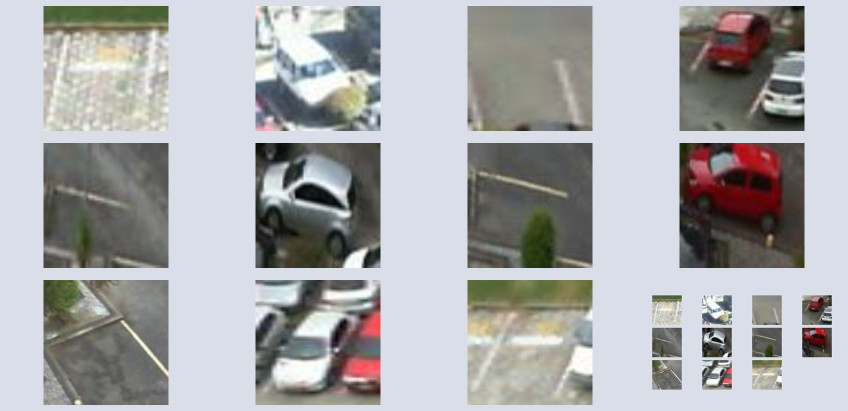
#> input picture samples/parkvision_12_slot_test.png, 1696 x 822 px (shown at 1/2 size); its folder holds only this picture in this run
$ python -i automatic_parking.py   (imports and definitions only)
#> lines starting #> are read from the running program, lines starting #| are printed output that depends on the picture; after the words box and inside, x2 and y2 are one past the last pixel; in counts of white or black regions, pixels touching at a corner belong together
"""Automatic vehicle detection and parking-space inference.

The detector uses a COCO-pretrained Ultralytics YOLO model to locate road
vehicles.  Parking rows and empty gaps are inferred from the detected vehicle
centres, so the upload does not require a hand-written slot map.
"""
from __future__ import annotations

from dataclasses import dataclass
from pathlib import Path
from typing import Any

import numpy as np

from core import SlotPrediction


COCO_VEHICLE_CLASSES = {2, 3, 5, 7}
DOTA_VEHICLE_CLASSES = {9, 10}  # large-vehicle, small-vehicle in aerial DOTA


@dataclass(frozen=True)
class VehicleDetection:
    box: tuple[float, float, float, float]
    confidence: float
    class_name: str


def _projection_lines(mask: np.ndarray, vertical: bool) -> list[int]:
    """Return clustered bright-line coordinates from a binary paint mask."""
    length = mask.shape[0] if vertical else mask.shape[1]
    projection = mask.sum(axis=0 if vertical else 1) / 255.0
    kernel = max(3, int((mask.shape[1] if vertical else mask.shape[0]) * 0.004))
    smoothed = np.convolve(projection, np.ones(kernel) / kernel, mode="same")
    indices = np.flatnonzero(smoothed > max(0.34 * length, np.percentile(smoothed, 90)))
    groups: list[list[int]] = []
    for value in indices.tolist():
        if not groups or value - groups[-1][-1] > max(4, kernel * 2):
            groups.append([value])
        else:
            groups[-1].append(value)
    return [round(float(np.mean(group))) for group in groups if len(group) >= 2]


def _line_pairs(lines: list[int], dimension: int) -> list[tuple[int, int]]:
    """Merge double painted edges and convert boundaries to regular bays."""
    lines = [value for value in sorted(lines) if 0.03 * dimension < value < 0.97 * dimension]
    if len(lines) < 2:
        return []
    raw_gaps = np.diff(lines)
    large_gap = float(np.percentile(raw_gaps, 70))
    merge_distance = max(5.0, min(0.055 * dimension, 0.28 * large_gap))
    groups: list[list[int]] = [[lines[0]]]
    for value in lines[1:]:
        if value - groups[-1][-1] <= merge_distance:
            groups[-1].append(value)
        else:
            groups.append([value])
    boundaries = [round(float(np.mean(group))) for group in groups]
    # Remove a bright car/body edge that divides one otherwise regular bay.
    changed = True
    while changed and len(boundaries) >= 4:
        changed = False
        gaps = np.diff(boundaries)
        typical = float(np.percentile(gaps, 70))
        for index in range(1, len(boundaries) - 1):
            left_gap, right_gap = boundaries[index] - boundaries[index - 1], boundaries[index + 1] - boundaries[index]
            if left_gap < 0.68 * typical and right_gap < 0.68 * typical and 0.72 * typical < left_gap + right_gap < 1.32 * typical:
                boundaries.pop(index)
                changed = True
                break
    pairs = list(zip(boundaries, boundaries[1:]))
    widths = [right - left for left, right in pairs]
    if not widths:
        return []
    median_width = float(np.median(widths))
    return [(left, right) for left, right in pairs if 0.55 * median_width <= right - left <= 1.65 * median_width]


def infer_marked_parking_spaces(image: np.ndarray, occupancy_model: Any | None = None) -> tuple[list[SlotPrediction], dict[str, Any]]:
    """Detect a regular painted parking grid and classify its bays visually."""
    import cv2

    height, width = image.shape[:2]
    hsv = cv2.cvtColor(image, cv2.COLOR_RGB2HSV)
    paint = cv2.inRange(hsv, (0, 0, 135), (180, 72, 255))
    paint = cv2.morphologyEx(paint, cv2.MORPH_CLOSE, np.ones((3, 3), np.uint8))
    y_pairs = _line_pairs(_projection_lines(paint, False), height)
    global_x_pairs = _line_pairs(_projection_lines(paint, True), width)
    if len(y_pairs) < 1:
        return [], {"rows": 0, "vehicles": 0, "inferred_empty": 0, "reliability": "Insufficient evidence", "engine": "painted-grid"}

    measurements: list[float] = []
    crops: list[np.ndarray] = []
    geometry: list[tuple[int, int, int, int]] = []
    row_columns: list[int] = []
    edges = cv2.Canny(cv2.cvtColor(image, cv2.COLOR_RGB2GRAY), 50, 135)
    for top, bottom in y_pairs:
        row_height = bottom - top
        lines = cv2.HoughLinesP(
            edges[top:bottom], 1, np.pi / 360, threshold=max(22, row_height // 3),
            minLineLength=max(28, round(row_height * .62)), maxLineGap=max(8, row_height // 10),
        )
        x_lines: list[int] = []
        if lines is not None:
            for x1, y1, x2, y2 in lines[:, 0]:
                dx, dy = abs(int(x2) - int(x1)), abs(int(y2) - int(y1))
                if dy > 3 * max(1, dx) and dy >= .62 * row_height:
                    x_lines.append(round((int(x1) + int(x2)) / 2))
        row_pairs = global_x_pairs if len(global_x_pairs) >= 2 else _line_pairs(x_lines, width)
        row_columns.append(len(row_pairs))
        for left, right in row_pairs:
            pad_x, pad_y = round((right - left) * .20), round((bottom - top) * .12)
            center = image[top + pad_y:bottom - pad_y, left + pad_x:right - pad_x]
            if center.size == 0:
                continue
            gray = cv2.cvtColor(center, cv2.COLOR_RGB2GRAY)
            measurements.append(float(gray.std()))
            crops.append(center)
            geometry.append((left, top, right, bottom))
    if len(geometry) < 4 or len(geometry) > 80:
        return [], {"rows": 0, "vehicles": 0, "inferred_empty": 0, "reliability": "Insufficient evidence", "engine": "painted-grid"}

    low, high = float(min(measurements)), float(max(measurements))
    # Empty asphalt bays are nearly uniform; even dark cars add edges and
    # grayscale variation. Keep the threshold near the empty cluster rather
    # than halfway toward bright white vehicles.
    threshold = max(12.0, low + 0.12 * (high - low))
    learned_probabilities = None
    if occupancy_model is not None:
        from parking_classifier import batch_features
        learned_probabilities = occupancy_model.predict_proba(batch_features(crops))[:, 1]
    results: list[SlotPrediction] = []
    occupied_count = 0
    geometry_index = 0
    for row, column_count in enumerate(row_columns, 1):
        for column in range(1, column_count + 1):
            (left, top, right, bottom), variation = geometry[geometry_index], measurements[geometry_index]
            geometry_index += 1
            probability = float(learned_probabilities[geometry_index - 1]) if learned_probabilities is not None else None
            occupied = probability >= .5 if probability is not None else variation >= threshold
            occupied_count += int(occupied)
            if probability is not None:
                confidence = probability if occupied else 1.0 - probability
            else:
                distance = min(0.27, abs(variation - threshold) / 45.0)
                confidence = 0.70 + distance
            results.append(SlotPrediction(
                slot_id=f"R{row:02d}-S{column:02d}", status="Occupied" if occupied else "Available",
                confidence=confidence, occupied_probability=confidence if occupied else 1.0 - confidence,
                points=[[left / width, top / height], [right / width, top / height],
                        [right / width, bottom / height], [left / width, bottom / height]],
            ))
    return results, {
        "rows": len(y_pairs), "vehicles": occupied_count,
        "inferred_empty": len(results) - occupied_count,
        "reliability": "Strong" if len(results) >= 6 else "Limited",
        "engine": "PKLot trained classifier" if occupancy_model is not None else "painted-grid heuristic",
    }


# [271 lines left out: functions analyse_calibrated_grid, load_yolo, detect_parking_spaces, detect_vehicles, _cluster_rows, infer_parking_spaces and 1 more, not called in this run]

>>> import cv2
>>> picture = cv2.cvtColor(cv2.imread('samples/parkvision_12_slot_test.png'), cv2.COLOR_BGR2RGB)
>>> result = infer_marked_parking_spaces(picture)
#> in infer_marked_parking_spaces, `hsv = cv2.cvtColor(image, cv2.COLOR_RGB2HSV)`: hsv: shape (822, 1696, 3); mean H, S, V 78.6, 28, 177.8
#> in infer_marked_parking_spaces, `paint = cv2.inRange(hsv, (0, 0, 135), (180, 72, 255))`:
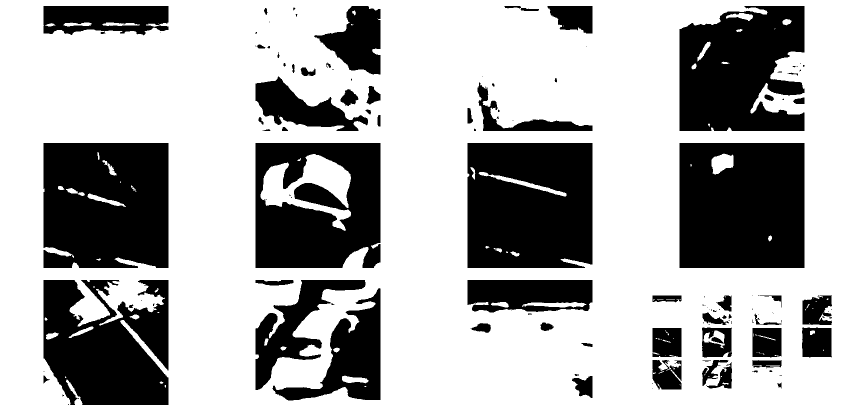
#> paint: shape (822, 1696) (shown at 1/2 size); 67.9% white; 131 black regions (68 under 20 px), largest, box (x1, y1, x2, y2) and area: (1359, 286, 1609, 536) 61113, (935, 286, 1185, 536) 60374, (87, 286, 337, 536) 60002
#> in infer_marked_parking_spaces, `paint = cv2.morphologyEx(paint, cv2.MORPH_CLOSE, np.ones((3, 3), np.ui..`:
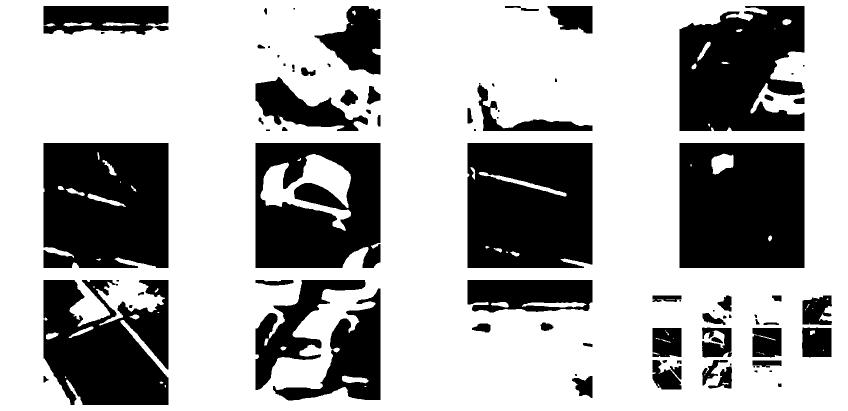
#> paint: shape (822, 1696) (shown at 1/2 size); 68% white; 86 black regions (19 under 20 px), largest, box (x1, y1, x2, y2) and area: (1359, 286, 1609, 536) 61112, (935, 286, 1185, 536) 60365, (87, 286, 337, 536) 59960
#> in _projection_lines, `projection = mask.sum(axis=0 if vertical else 1) / 255.0`: projection = 822 values, max 1696 at index 0, min 696 at index 286, mean 1153.5
#> in _projection_lines, `smoothed = np.convolve(projection, np.ones(kernel) / kernel, mode="sam..`: smoothed = 822 values, max 1696 at index 1, min 696 at index 287, mean 1152.1
#> in _projection_lines, `indices = np.flatnonzero(smoothed > max(0.34 * length, np.percentile(s..`: indices = 83 values from 1 to 820
#> the loop in _projection_lines, `for value in indices.tolist():` made 83 passes
#> value on passes 12 to 23: 151, 152, 153, 154, 155, 156, 157, 262, 263, 264, 265, 266
#> after the loop in _projection_lines, `for value in indices.tolist():`: groups = 5 items
#> in _line_pairs, `lines = [value for value in sorted(lines) if 0.03 * dimension < value ..`: lines = [154, 273, 548]
#> in _line_pairs, `raw_gaps = np.diff(lines)`: raw_gaps = [119, 275]
#> in _line_pairs, `large_gap = float(np.percentile(raw_gaps, 70))`: large_gap = 228.2
#> in _line_pairs, `merge_distance = max(5.0, min(0.055 * dimension, 0.28 * large_gap))`: merge_distance = 45.21
#> in _line_pairs, `groups: list[list[int]] = [[lines[0]]]`: groups = [[154]]
#> the loop in _line_pairs, `for value in lines[1:]:` made 2 passes
#> value on passes 1 to 2: 273, 548
#> after the loop in _line_pairs, `for value in lines[1:]:`: groups = [[154], [273], [548]]
#> in _line_pairs, `boundaries = [round(float(np.mean(group))) for group in groups]`: boundaries = [154, 273, 548]
#> in _line_pairs, `pairs = list(zip(boundaries, boundaries[1:]))`: pairs = [(154, 273), (273, 548)]
#> in _line_pairs, `widths = [right - left for left, right in pairs]`: widths = [119, 275]
#> in _line_pairs, `median_width = float(np.median(widths))`: median_width = 197
#> in infer_marked_parking_spaces, `y_pairs = _line_pairs(_projection_lines(paint, False), height)`: y_pairs = [(154, 273), (273, 548)]
#> in infer_marked_parking_spaces, `global_x_pairs = _line_pairs(_projection_lines(paint, True), width)`: global_x_pairs = []
#> in infer_marked_parking_spaces, `edges = cv2.Canny(cv2.cvtColor(image, cv2.COLOR_RGB2GRAY), 50, 135)`:
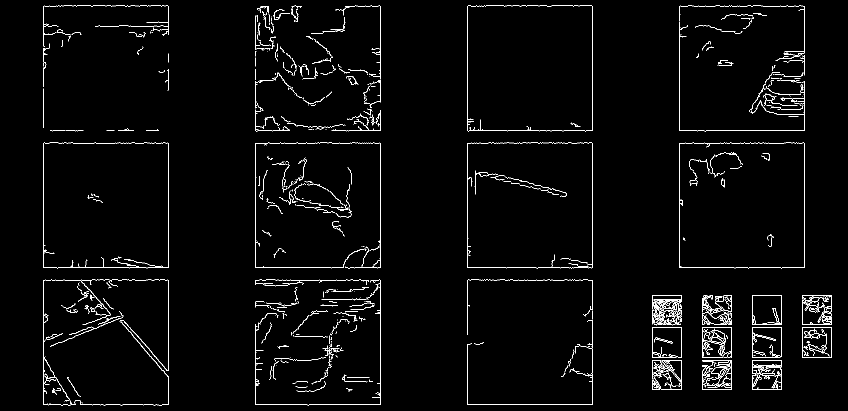
#> edges: shape (822, 1696) (shown at 1/2 size); 2.3% white in thin lines or dots
#> the loop in infer_marked_parking_spaces, `for top, bottom in y_pairs:` made 2 passes
#> (top, bottom, row_height, raw_gaps in _line_pairs, large_gap in _line_pairs, merge_distance in _line_pairs) on pass 1: (154, 273, 119, [424, 424, 249, 175, 249], 389, 93.28)
#> (top, bottom, row_height, large_gap in _line_pairs, merge_distance in _line_pairs) on pass 2: (273, 548, 275, 249, 69.72)
#> after the loop in infer_marked_parking_spaces, `for top, bottom in y_pairs:`:
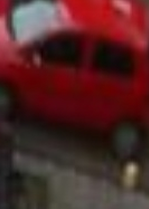
#> center: shape (209, 149, 3); mean R, G, B 81.2, 38.8, 38.3
#> after the loop in infer_marked_parking_spaces, `for top, bottom in y_pairs:`:
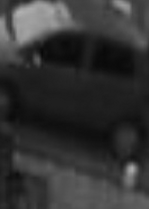
#> gray: shape (209, 149); min 8, max 177, mean 51.4
#> after the loop in infer_marked_parking_spaces, `for top, bottom in y_pairs:`: crops = 11 items; geometry = [(87, 154, 511, 273), (511, 154, 935, 273), (935, 154, 1359, 273), (1359, 154, 1608, 273), (87, 273, 336, 548), (336, 273, 511, 548), (511, 273, 760, 548), (760, 273, 935, 548), (935, 273, 1184, 548), (1184, 273, 1359, 548), (1359, 273, 1608, 548)]; measurements = [14.5, 57, 42.07, 36.33, 18.42, 0, 63.12, 0, 21.38, 0, 33.61]; row_columns = [4, 7]
#> in infer_marked_parking_spaces, `low, high = float(min(measurements)), float(max(measurements))`: low = 0; high = 63.12
#> in infer_marked_parking_spaces, `threshold = max(12.0, low + 0.12 * (high - low))`: threshold = 12
#> the loop in infer_marked_parking_spaces, `for row, column_count in enumerate(row_columns, 1):` made 2 passes
#> (row, column_count) on passes 1 to 2: (1, 4), (2, 7)
#> after the loop in infer_marked_parking_spaces, `for row, column_count in enumerate(row_columns, 1):`: geometry_index = 11; occupied_count = 8; results = 11 items
